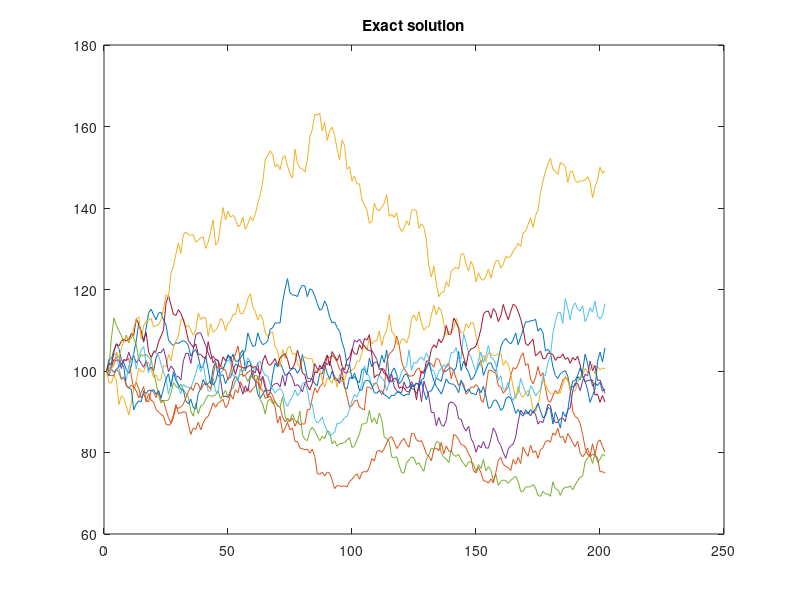
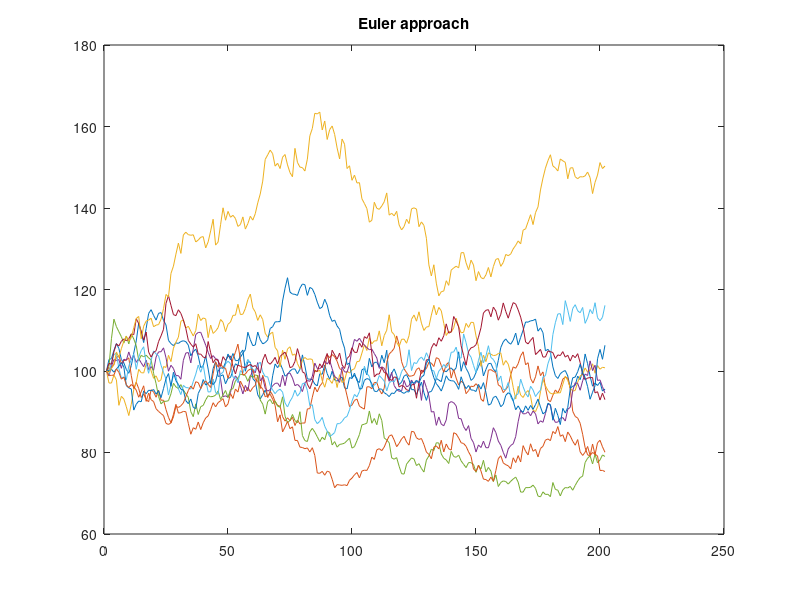
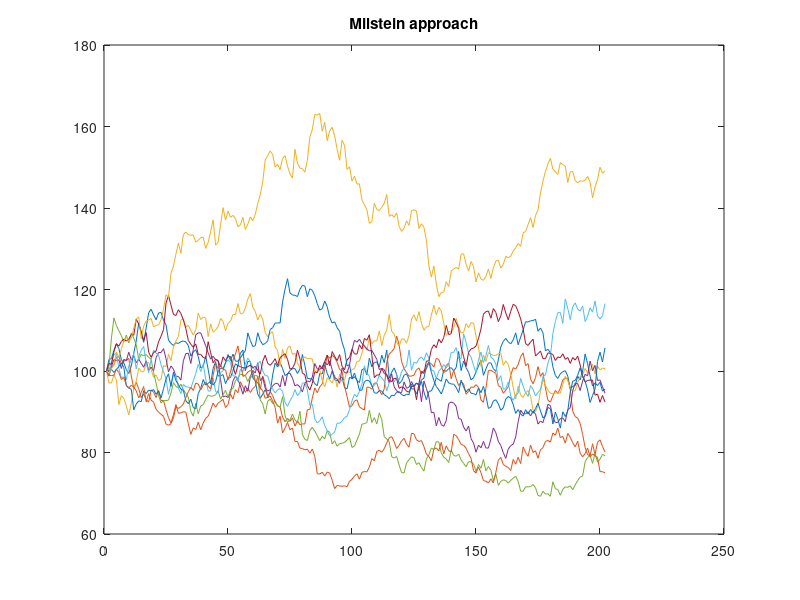
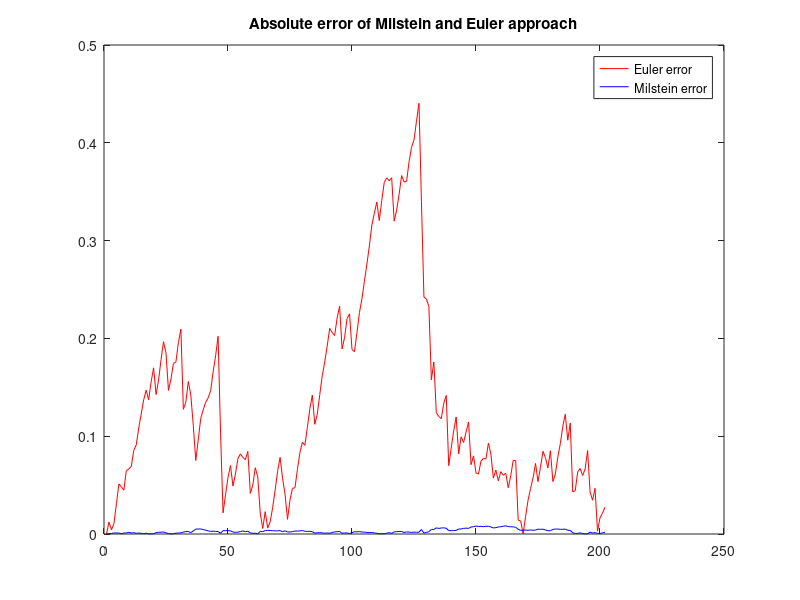

The MATLAB source for these figures, in order:
clear all;close all;% time frameT=2;deltaT = 0.01;t=0:deltaT:T;% paths parametersnbPaths = 10;nbPoint = length(t);% parametersX0 = 100;a=0.05;b=0.2;% compute the brownian motion for different pathW = zeros(nbPoint + 1,nbPaths);Z = randn(nbPoint,nbPaths);deltaW = zeros(nbPoint + 1,nbPaths);for i = 1 : nbPoint  W(i+1,:)= W(i,:) + sqrt(deltaT) * Z (i,:);  deltaW(i+1,:) = W(i+1,:) - W(i,:);endfor;% compute the exact solutionXr = X0 * ones(nbPoint + 1,nbPaths);[nbRow,NbCol] = size(Xr);for i=1 : nbRow -1  for j=1:NbCol    Xr(i+1,j) = X0 * exp((a-b*b/2)*i*deltaT + b * W(i+1,j));  endfor;endfor;figure(1)plot(Xr)title("Exact solution")% compute the solution according to Euler approachXe = X0*ones(nbPoint+1,nbPaths);S = 0.01;for i = 1 : nbPoint  Xe(i+1,:) = Xe(i,:) .* (1 + a * S + b * deltaW(i+1,:));endfor;figure(2)plot(Xe)title("Euler approach")% compute the solution according to Milstein approachXm = X0*ones(nbPoint+1,nbPaths);S = 0.01;for i = 1 : nbPoint  Xm(i+1,:) = Xm(i,:) .* (1 + a * S + b * deltaW(i+1,:) + (0.5*b*b*((deltaW(i+1,:).*deltaW(i+1,:))-S) ));endfor;figure(3)plot(Xm)title("Milstein approach")% Show the error for one of the pathEe = abs(Xr-Xe);Em = abs(Xr-Xm);figure(4)plot(Ee(:,4),'r')hold onplot(Em(:,4),'b')title("Absolute error of Milstein and Euler approach")legend('Euler error', "Milstein error")